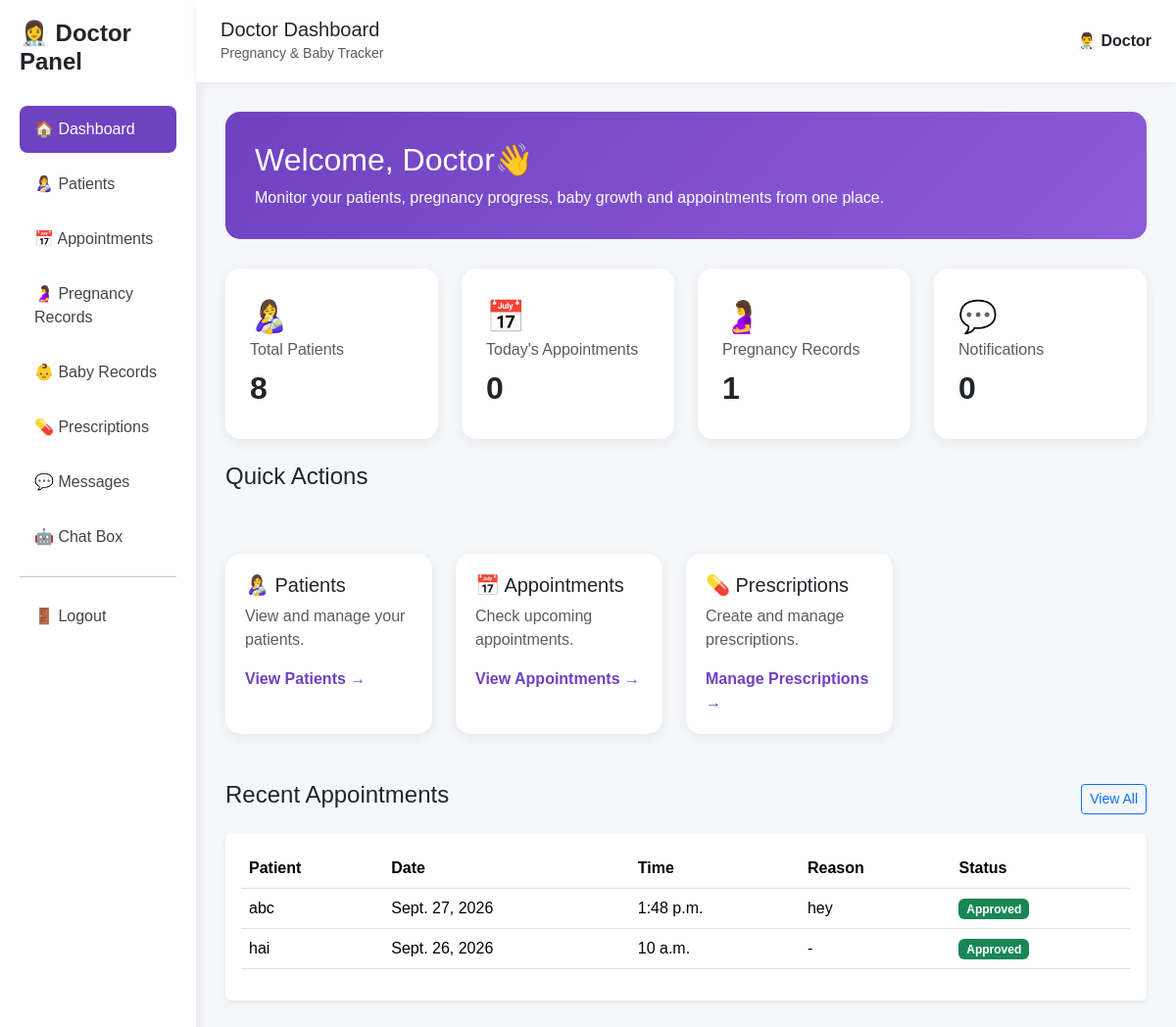
Page /Doctor/ (signed in) on the committed database.
### Doctor/models.py (models this page shows, shortened)
class tbl_Appointment(models.Model):
    STATUS = [('Pending','Pending'),('Approved','Approved'),('Completed','Completed'),('Cancelled','Cancelled')]
    patient = models.ForeignKey(tbl_registration, on_delete=models.CASCADE, related_name='appointments')
    doctor = models.ForeignKey(tbl_Doctor, on_delete=models.CASCADE, related_name='appointments')
    appointment_date = models.DateField()
    appointment_time = models.TimeField()
    reason = models.TextField(blank=True)
    status = models.CharField(max_length=20, choices=STATUS, default='Pending')
    doctor_note = models.TextField( blank=True, null=True)
    created_at = models.DateTimeField(auto_now_add=True)
    class Meta:
        db_table = 'tbl_Appointment'
        ordering = ['-appointment_date','-appointment_time']

### Guest/models.py (models this page shows)
class tbl_registration(models.Model):
    ROLE_CHOICES = (
        ('USER', 'User'),
        ('DOCTOR', 'Doctor'),
        ('ADMIN', 'Admin'),
    )
    user_name = models.CharField(max_length=100)
    user_email = models.EmailField(unique=True)
    user_contact = models.CharField(max_length=20)
    user_address = models.TextField(default='', blank=True)
    user_password = models.CharField(max_length=255)
    role = models.CharField(max_length=20, choices=ROLE_CHOICES, default='USER')
    is_active = models.BooleanField(default=True)
    created_at = models.DateTimeField(null=True, blank=True)
    class Meta:
        ordering = ['-id']
    def __str__(self):
        return self.user_name

### Doctor/views.py (the view)
# urls.py: path('', views.DoctorDashboard, name='DoctorDashboard'),
def DoctorDashboard(request):
    user, response = guard(request)
    if response:
        return response
    doctor = get_object_or_404(
        tbl_Doctor,
        user=user
    )
    request.session['doctor_name'] = doctor.name
    today = timezone.localdate()
    appointments = doctor.appointments.select_related(
        'patient'
    )
    today_appointments = appointments.filter(
        appointment_date=today
    ).count()
    recent_appointments = appointments.order_by(
        '-appointment_date',
        '-appointment_time'
    )[:5]
    context = {
        'doctor': doctor,
        'total_patients': tbl_registration.objects.filter(
            role='USER',
            is_active=True
        ).count(),
        'today_appointments': today_appointments,
        'pregnancy_records': tbl_PregnancyTracker.objects.count(),
        'baby_records': tbl_Baby.objects.count(),
        'recent_appointments': recent_appointments,
    }
    return render(
        request,
        'Doctor/DoctorDashboard.html',
        context
    )

### Doctor/views.py (called while the page is built)
def doctor_user(request):
    uid = request.session.get('user_id')
    if not uid or request.session.get('role') != 'DOCTOR':
        return None
    return tbl_registration.objects.filter(
        id=uid,
        is_active=True,
        role='DOCTOR'
    ).first()

def guard(request):
    user = doctor_user(request)
    if user:
        return user, None
    return None, redirect('Guest:Login')

### Doctor/templates/Doctor/DoctorDashboard.html (shortened to what this page needs)
<!DOCTYPE html>
<html lang="en">
<head>
    <link href="https://cdn.jsdelivr.net/npm/bootstrap@5.3.3/dist/css/bootstrap.min.css" rel="stylesheet">
</head>
<body>
    <div class="container-fluid">
        <div class="row">
            <div class="col-md-3 col-lg-2 sidebar">
                <h4>👩‍⚕️ Doctor Panel</h4>
                <a href="{% url 'Doctor:DoctorDashboard' %}" class="active">
                    🏠 Dashboard
                </a>
                <a href="{% url 'Doctor:Patients' %}">
                    👩‍🍼 Patients
                </a>
                <a href="{% url 'Doctor:Appointments' %}">
                    📅 Appointments
                </a>
                <a href="{% url 'Doctor:PregnancyRecords' %}">
                    🤰 Pregnancy Records
                </a>
                <a href="{% url 'Doctor:BabyRecords' %}">
                    👶 Baby Records
                </a>
                <a href="{% url 'Doctor:Prescriptions' %}">
                    💊 Prescriptions
                </a>
                <a href="{% url 'Doctor:Messages' %}">
                    💬 Messages
                </a>
                <a href="{% url 'Doctor:ChatBox' %}">
                    🤖 Chat Box
                </a>
                <hr>
                <a href="{% url 'Doctor:Logout' %}">
                    🚪 Logout
                </a>
            </div>
            <div class="col-md-9 col-lg-10 p-0">
                <div class="topbar d-flex justify-content-between align-items-center">
                    <div>
                        <h5 class="mb-0">
                            Doctor Dashboard
                        </h5>
                        <small class="text-muted">
                            Pregnancy & Baby Tracker
                        </small>
                    </div>
                    <div>
                        <strong>
                            👨‍⚕️ Doctor
                        </strong>
                    </div>
                </div>
                <div class="content">
                    <div class="welcome-card">
                        <h2>
                            Welcome, Doctor👋
                        </h2>
                        <p class="mb-0">
                            Monitor your patients, pregnancy progress,
                            baby growth and appointments from one place.
                        </p>
                    </div>
                    <div class="row g-4 mb-4">
                        <div class="col-md-6 col-xl-3">
                            <div class="stat-card">
                                <div class="icon">
                                    👩‍🍼
                                </div>
                                <h6 class="text-muted">
                                    Total Patients
                                </h6>
                                <h2>
                                    {{ total_patients|default:"0" }}
                                </h2>
                            </div>
                        </div>
                        <div class="col-md-6 col-xl-3">
                            <div class="stat-card">
                                <div class="icon">
                                    📅
                                </div>
                                <h6 class="text-muted">
                                    Today's Appointments
                                </h6>
                                <h2>
                                    {{ today_appointments|default:"0" }}
                                </h2>
                            </div>
                        </div>
                        <div class="col-md-6 col-xl-3">
                            <div class="stat-card">
                                <div class="icon">
                                    🤰
                                </div>
                                <h6 class="text-muted">
                                    Pregnancy Records
                                </h6>
                                <h2>
                                    {{ pregnancy_records|default:"0" }}
                                </h2>
                            </div>
                        </div>
                        <div class="col-md-6 col-xl-3">
                            <div class="stat-card">
                                <div class="icon">
                                    💬
                                </div>
                                <h6 class="text-muted">
                                    Notifications
                                </h6>
                                <h2>
                                    {{ Notification|default:"0" }}
                                </h2>
                            </div>
                        </div>
                        <h4 class="mb-3">
                            Quick Actions
                        </h4>
                        <div class="row g-4">
                            <div class="col-md-6 col-lg-3">
                                <div class="quick-card">
                                    <h5>
                                        👩‍🍼 Patients
                                    </h5>
                                    <p class="text-muted">
                                        View and manage your patients.
                                    </p>
                                    <a href="{% url 'Doctor:Patients' %}">
                                        View Patients →
                                    </a>
                                </div>
                            </div>
                            <div class="col-md-6 col-lg-3">
                                <div class="quick-card">
                                    <h5>
                                        📅 Appointments
                                    </h5>
                                    <p class="text-muted">
                                        Check upcoming appointments.
                                    </p>
                                    <a href="{% url 'Doctor:Appointments' %}">
                                        View Appointments →
                                    </a>
                                </div>
                            </div>
                            <div class="col-md-6 col-lg-3">
                                <div class="quick-card">
                                    <h5>
                                        💊 Prescriptions
                                    </h5>
                                    <p class="text-muted">
                                        Create and manage prescriptions.
                                    </p>
                                    <a href="{% url 'Doctor:Prescriptions' %}">
                                        Manage Prescriptions →
                                    </a>
                                </div>
                            </div>
                        </div>
                        <div class="mt-5">
                            <div class="d-flex justify-content-between align-items-center mb-3">
                                <h4>
                                    Recent Appointments
                                </h4>
                                <a href="{% url 'Doctor:Appointments' %}" class="btn btn-outline-primary btn-sm">
                                    View All
                                </a>
                            </div>
                            <div class="card border-0 shadow-sm">
                                <div class="card-body">
                                    <div class="table-responsive">
                                        <table class="table table-hover align-middle">
                                            <thead>
                                                <tr>
                                                    <th>Patient</th>
                                                    <th>Date</th>
                                                    <th>Time</th>
                                                    <th>Reason</th>
                                                    <th>Status</th>
                                                </tr>
                                            </thead>
                                            <tbody>
                                                {% for appointment in recent_appointments %}
                                                <tr>
                                                    <td>
                                                        {{ appointment.patient }}
                                                    </td>
                                                    <td>
                                                        {{ appointment.appointment_date }}
                                                    </td>
                                                    <td>
                                                        {{ appointment.appointment_time }}
                                                    </td>
                                                    <td>
                                                        {{ appointment.reason|default:"-" }}
                                                    </td>
                                                    <td>
                                                        {% if appointment.status == "Approved" %}
                                                        <span class="badge bg-success">
                                                            Approved
                                                        </span>
                                                        {% elif appointment.status == "Pending" %}
                                                        <span class="badge bg-warning text-dark">
                                                            Pending
                                                        </span>
                                                        {% elif appointment.status == "Completed" %}
                                                        <span class="badge bg-primary">
                                                            Completed
                                                        </span>
                                                        {% elif appointment.status == "Rejected" %}
                                                        <span class="badge bg-danger">
                                                            Rejected
                                                        </span>
                                                        {% else %}
                                                        <span class="badge bg-secondary">
                                                            {{ appointment.status }}
                                                        </span>
                                                        {% endif %}
                                                    </td>
                                                </tr>
                                                {% empty %}
                                                <tr>
                                                    <td colspan="5" class="text-center text-muted py-4">
                                                        No recent appointments found.
                                                    </td>
                                                </tr>
                                                {% endfor %}
                                            </tbody>
                                        </table>
                                    </div>
                                </div>
                            </div>
                        </div>
                    </div>
                </div>
            </div>
        </div>
</body>
</html>

### Doctor/templates/Doctor/DoctorDashboard.html (style rules this page uses)
body { background-color: #f5f7fb; font-family: Arial, sans-serif; }
.sidebar { min-height: 100vh; background: #ffffff; box-shadow: 2px 0 10px rgba(0, 0, 0, 0.08); padding: 20px; }
.sidebar h4 { font-weight: bold; margin-bottom: 30px; }
.sidebar a { display: block; text-decoration: none; color: #444; padding: 12px 15px; margin-bottom: 8px; border-radius: 8px; }
.sidebar .active { background-color: #6f42c1; color: white; }
.topbar { background: white; padding: 18px 25px; box-shadow: 0 2px 8px rgba(0, 0, 0, 0.06); }
.content { padding: 30px; }
.welcome-card { background: linear-gradient(135deg, #6f42c1, #8e5bd9); color: white; border-radius: 15px; padding: 30px; margin-bottom: 30px; }
.stat-card { background: white; border-radius: 15px; padding: 25px; box-shadow: 0 3px 12px rgba(0, 0, 0, 0.07); height: 100%; }
.stat-card h2 { font-weight: bold; margin-top: 10px; }
.icon { font-size: 32px; }
.quick-card { background: white; border-radius: 15px; padding: 20px; box-shadow: 0 3px 12px rgba(0, 0, 0, 0.07); height: 100%; }
.quick-card a { text-decoration: none; color: #6f42c1; font-weight: bold; }
.table th { white-space: nowrap; }

### rows in the picture
tbl_Appointment: patient "abc", appointment_date "Sept. 27, 2026", appointment_time "1:48 p.m.", reason "hey", status "Approved"
tbl_Appointment: patient "hai", appointment_date "Sept. 26, 2026", appointment_time "10 a.m.", reason "-", status "Approved"

### other values in the picture
{{ total_patients|default:"0" }} "8"
{{ today_appointments|default:"0" }} "0"
{{ pregnancy_records|default:"0" }} "1"
{{ Notification|default:"0" }} "0"
